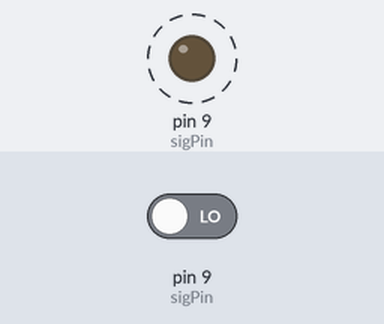
Recording of a sketch running on a simulated Arduino Uno, built with avr-gcc and run on an emulated ATmega328P. On the bench: output pins drawn as LEDs (lit = HIGH). Dashed ring = blinking. Inputs (shaded band) come from the test bench; at power-on: pin 9 (sigPin) LOW. What the sketch prints to the serial monitor is not drawn.

Above: at 1.0 s.
Timing chart, 0 to 4.6 s (numbered marks = the images above):
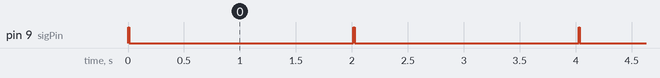

Measured:
- by itself, pin 9 (sigPin): alternates HIGH for 0.01 s and LOW for 2.0 s

The sketch:

lab3_2.ino
```cpp
const int sigPin = 9;
long duration;
int distance;
void setup() {
  Serial.begin(9600);
}

void loop() {
  pinMode(sigPin, OUTPUT);
  digitalWrite(sigPin, LOW);
  delay(2);
  digitalWrite(sigPin, HIGH);
  delay(10);
  digitalWrite(sigPin, LOW);
  pinMode(sigPin, INPUT);
  duration = pulseIn(sigPin, HIGH);
  distance = (duration*0.034)/2;

  Serial.print("Distance(cm): ");
  Serial.println(distance);
  delay(1000);
}
```
